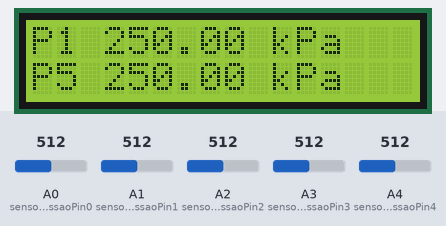
Bench run of a sketch on a simulated Arduino Uno, built with avr-gcc and run on an emulated ATmega328P. Parts: 16×2 character LCD. The test bench sets the inputs (shaded band); at power-on: A0 (sensorPressaoPin0) = 512, A4 (sensorPressaoPin4) = 512, A1 (sensorPressaoPin1) = 512, A2 (sensorPressaoPin2) = 512, A3 (sensorPressaoPin3) = 512.

Above: at 3.2 s.
3.3 s: A0 (sensorPressaoPin0) set to 716
At 6.2 s:
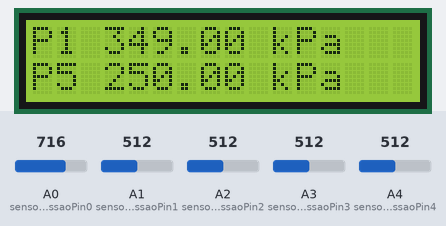
7.1 s: A4 (sensorPressaoPin4) set to 716
At 8.9 s:
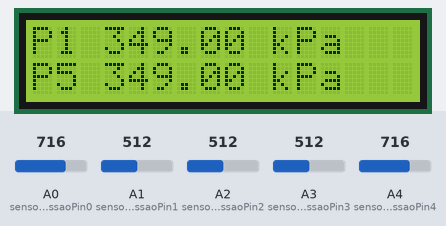
10.9 s: A0 (sensorPressaoPin0) set to 992
At 11.7 s:
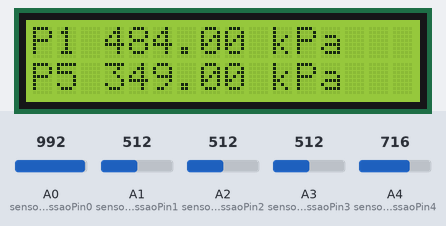
14.7 s: A4 (sensorPressaoPin4) set to 992
At 18.3 s:
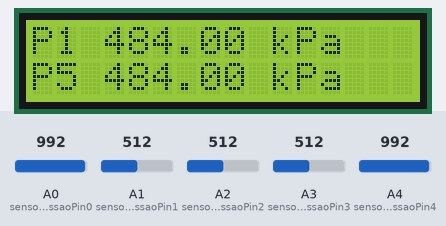
18.6 s: A0 (sensorPressaoPin0) set to 306
At 21.1 s:
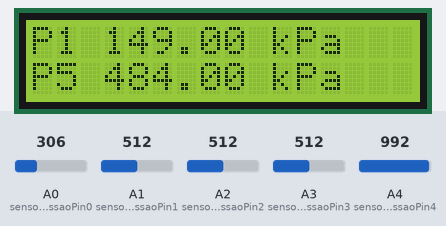
22.4 s: A4 (sensorPressaoPin4) set to 306
At 23.9 s:
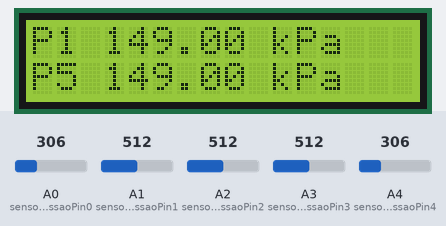
Timing chart, 0 to 25.4 s (numbered marks = the images above; inputs shaded):
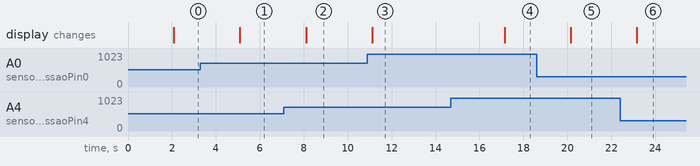

The sketch:

codigo_novo_KPa1.ino
```cpp
#include <LiquidCrystal.h>

const int rs = 12, en = 11, d4 = 5, d5 = 4, d6 = 3, d7 = 2;
LiquidCrystal lcd(rs, en, d4, d5, d6, d7);

const int sensorPressaoPin0 = A0;
const int sensorPressaoPin1 = A1;
const int sensorPressaoPin2 = A2;
const int sensorPressaoPin3 = A3;
const int sensorPressaoPin4 = A4;

void setup() {
  lcd.begin(16, 2);
  lcd.print("Inicializando...");
  delay(2000);
  lcd.clear();
}

void loop() {
  float sensorValue0 = analogRead(sensorPressaoPin0);
  float sensorValue1 = analogRead(sensorPressaoPin1);
  float sensorValue2 = analogRead(sensorPressaoPin2);
  float sensorValue3 = analogRead(sensorPressaoPin3);
  float sensorValue4 = analogRead(sensorPressaoPin4);
  float pressure0 = map(sensorValue0, 0, 1023, 0, 500);
  float pressure1 = map(sensorValue1, 0, 1023, 0, 500);
  float pressure2 = map(sensorValue2, 0, 1023, 0, 500);
  float pressure3 = map(sensorValue3, 0, 1023, 0, 500);
  float pressure4 = map(sensorValue4, 0, 1023, 0, 500);

  lcd.setCursor(0, 0);
  lcd.print("P1 ");
  lcd.print(pressure0);
  lcd.print(" kPa ");

  lcd.setCursor(0, 1);
  lcd.print("P2 ");
  lcd.print(pressure1);
  lcd.print(" kPa ");

  lcd.setCursor(0, 1);
  lcd.print("P3 ");
  lcd.print(pressure2);
  lcd.print(" kPa ");

  lcd.setCursor(0, 1);
  lcd.print("P4 ");
  lcd.print(pressure3);
  lcd.print(" kPa ");

  lcd.setCursor(0, 1);
  lcd.print("P5 ");
  lcd.print(pressure4);
  lcd.print(" kPa ");

  delay(3000);
}
```

Measured:
- after the input at 3.3 s, the display: changes after 1.8 s (image 1)
- after the input at 7.1 s, the display: changes after 1.0 s (image 2)
- after the input at 10.9 s, the display: changes after 0.22 s (image 3)
- after the input at 14.7 s, the display: changes after 2.4 s (image 4)
- after the input at 18.6 s, the display: changes after 1.6 s (image 5)
- after the input at 22.4 s, the display: changes after 0.77 s (image 6)
